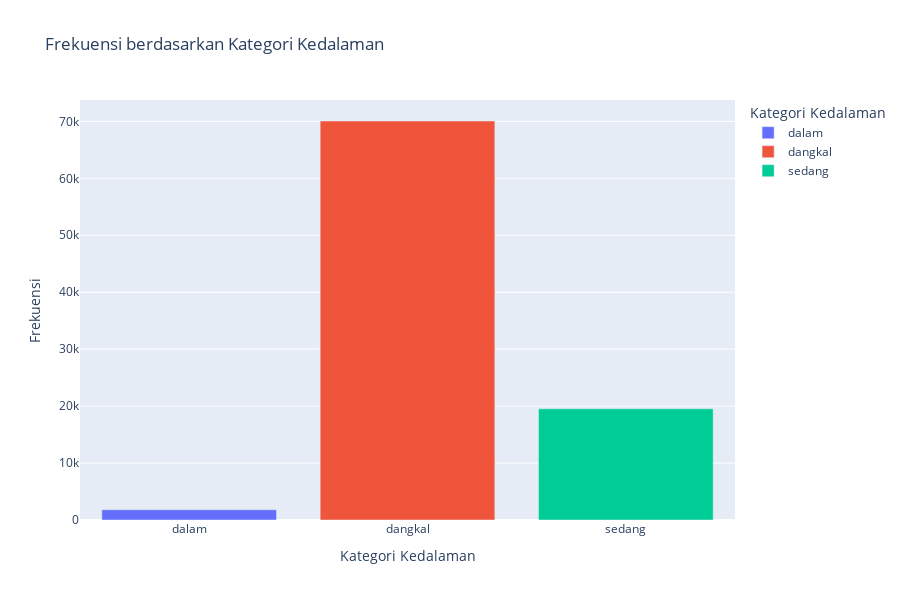

Write notebook code for a chart like this one.
### Code cell
fig_5 = df.groupby(['DepthCategory'], as_index=False, sort=True).count()
px.bar(fig_5, y = 'tgl', x = 'DepthCategory',
       color= 'DepthCategory', height=600,
       labels={'tgl': 'Frekuensi', 'DepthCategory': 'Kategori Kedalaman'},
       title='Frekuensi berdasarkan Kategori Kedalaman'
)

### Figure 1 — Plotly figure (JSON) as saved in the notebook; plotly's stock layout.template omitted (floating-point values rounded to 4 significant figures)
{"data": [{"alignmentgroup": "True", "hovertemplate": "Kategori Kedalaman=%{x}<br>Frekuensi=%{y}<extra></extra>", "legendgroup": "dalam", "marker": {"color": "#636efa", "pattern": {"shape": ""}}, "name": "dalam", "offsetgroup": "dalam", "orientation": "v", "showlegend": true, "textposition": "auto", "type": "bar", "x": ["dalam"], "xaxis": "x", "y": [1801], "yaxis": "y"}, {"alignmentgroup": "True", "hovertemplate": "Kategori Kedalaman=%{x}<br>Frekuensi=%{y}<extra></extra>", "legendgroup": "dangkal", "marker": {"color": "#EF553B", "pattern": {"shape": ""}}, "name": "dangkal", "offsetgroup": "dangkal", "orientation": "v", "showlegend": true, "textposition": "auto", "type": "bar", "x": ["dangkal"], "xaxis": "x", "y": [70067], "yaxis": "y"}, {"alignmentgroup": "True", "hovertemplate": "Kategori Kedalaman=%{x}<br>Frekuensi=%{y}<extra></extra>", "legendgroup": "sedang", "marker": {"color": "#00cc96", "pattern": {"shape": ""}}, "name": "sedang", "offsetgroup": "sedang", "orientation": "v", "showlegend": true, "textposition": "auto", "type": "bar", "x": ["sedang"], "xaxis": "x", "y": [19527], "yaxis": "y"}], "layout": {"barmode": "relative", "height": 600, "legend": {"title": {"text": "Kategori Kedalaman"}, "tracegroupgap": 0}, "title": {"text": "Frekuensi berdasarkan Kategori Kedalaman"}, "xaxis": {"anchor": "y", "categoryarray": ["dalam", "dangkal", "sedang"], "categoryorder": "array", "domain": [0, 1], "title": {"text": "Kategori Kedalaman"}}, "yaxis": {"anchor": "x", "domain": [0, 1], "title": {"text": "Frekuensi"}}}}
